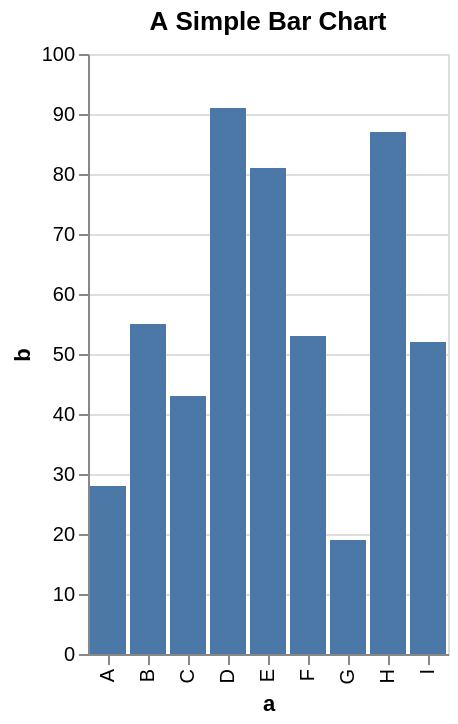

This figure's Vega-Lite source:
### Vega-Lite specification from a JSON file in a GitHub repository (floating-point values rounded to 4 significant figures)
{"$schema": "https://vega.github.io/schema/vega-lite/v3.json", "title": "A Simple Bar Chart", "data": {"values": [{"a": "A", "b": 28}, {"a": "B", "b": 55}, {"a": "C", "b": 43}, {"a": "D", "b": 91}, {"a": "E", "b": 81}, {"a": "F", "b": 53}, {"a": "G", "b": 19}, {"a": "H", "b": 87}, {"a": "I", "b": 52}]}, "mark": "bar", "encoding": {"x": {"field": "a", "type": "ordinal"}, "y": {"field": "b", "type": "quantitative"}}}
